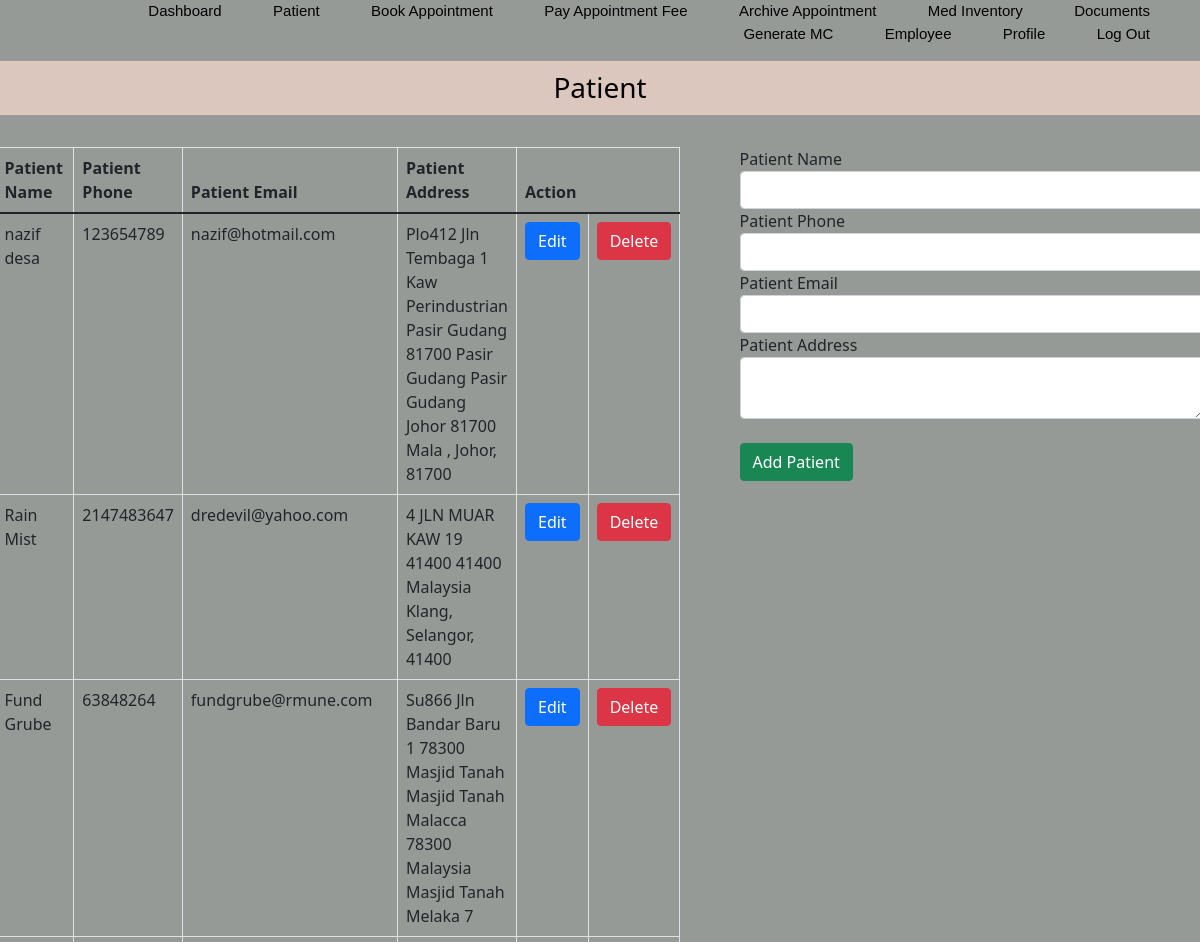
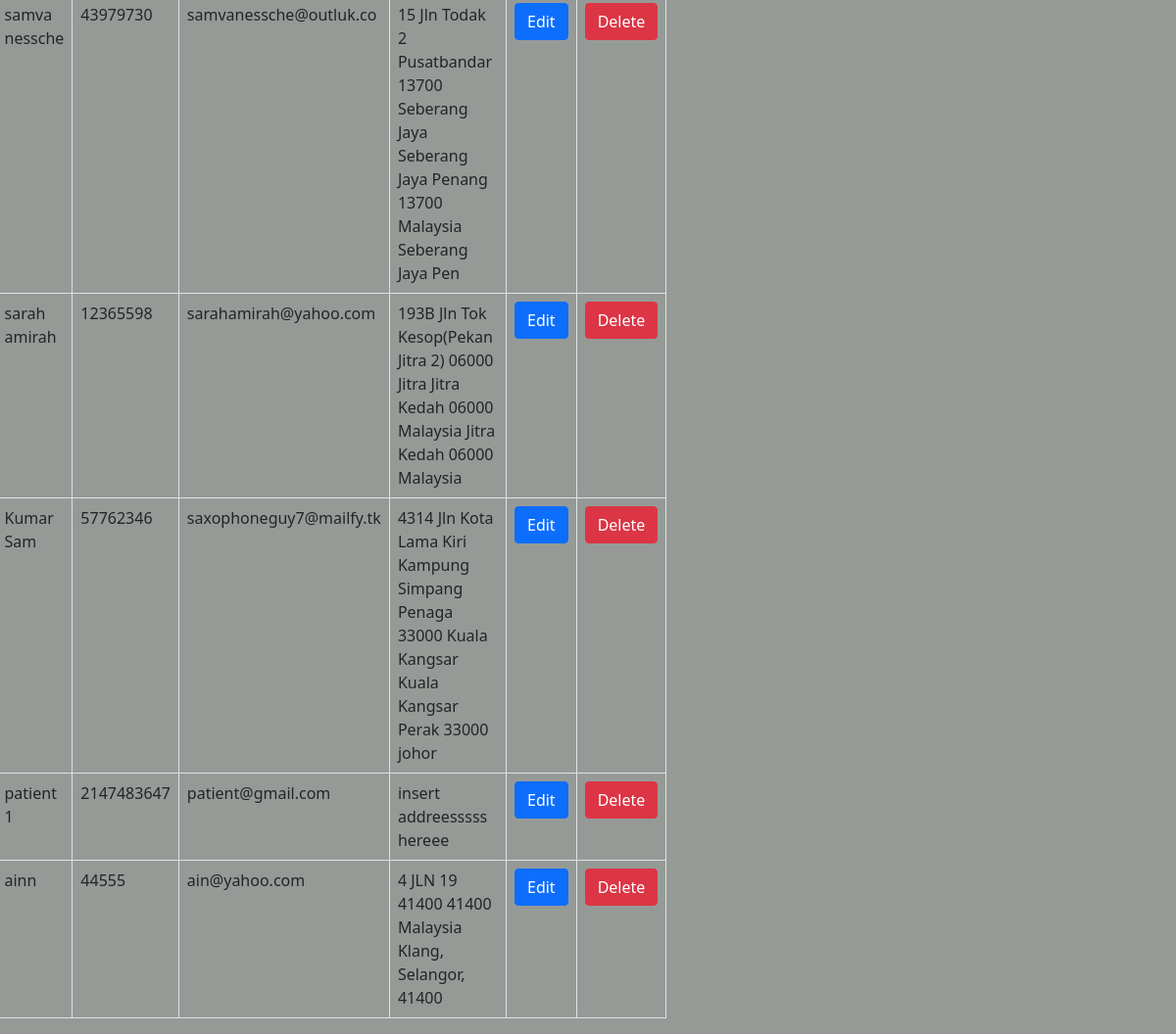
/Clinic/patientadmin.php, run on the app's committed database (2 pictures, top to bottom).
### tables this page shows
CREATE TABLE `patient` (
  `PAT_ID` int(11) NOT NULL,
  `PAT_NAME` varchar(200) NOT NULL,
  `PAT_PHONE` int(200) NOT NULL,
  `PAT_EMAIL` varchar(200) NOT NULL,
  `PAT_ADDRESS` varchar(200) NOT NULL
);

### Clinic/func_patient.php (called while the page is built, shortened)
		?>echo "'<script>alert("Patient not added.")</script>'";<?php
$PAT_NAME = "";
$PAT_PHONE = "";
$PAT_EMAIL = "";
$update = false;
?>

### Clinic/patientadmin.php (the view, shortened to what this page needs)
<?php include("connect.php");
      include("func_patient.php"); ?>
<!DOCTYPE html>
<html lang="en" dir="ltr">
  <head>
    <?php include("headeradmin.php"); ?>
    <link rel="stylesheet" href="style.css">
  </head>
  <body id="body">
    <center><h3 id="myHeader">Patient</h3></center>
    <br>
  <?php
    $sql = "SELECT * FROM patient";
    $result = mysqli_query($conn,$sql);
     ?>
    <div class="container">
      <div class="col-md-12 d-flex justify-content-center">
        <div class="col-md-8">
          <div class="col-md-11">
          <table id = "table" class = "table table-bordered">
            <thead>
              <tr>
                <th>Patient Name</th>
                <th>Patient Phone</th>
                <th>Patient Email</th>
                <th>Patient Address</th>
                <th colspan="2">Action</th>
              </tr>
            </thead>
            <tbody>
              <?php
              while ($row = $result->fetch_array()){?>
                <tr>
                  <td><?php echo $row["PAT_NAME"]; ?></td>
                  <td><?php echo $row["PAT_PHONE"]; ?></td>
                  <td><?php echo $row["PAT_EMAIL"]; ?></td>
                  <td><?php echo $row["PAT_ADDRESS"];?></td>
                  <td><a class = "btn btn-primary" href="patientadmin.php?edit=<?php echo $row['PAT_ID'];?>" class="update_pat_btn"><i class = "glyphicon glyphicon-remove"></i>Edit</a></td>
                  <td><a class = "btn btn-danger" onclick = "confirmationDelete(this); return false;" href="admin_func_patient.php?delpat=<?php echo $row['PAT_ID'];?>" ><i class = "glyphicon glyphicon-remove"></i>Delete</a></td>
                </tr>
              <?php } ?>
            </tbody>
          </table>
          </div>
        </div>
        <div class = "col-md-5">
          <form class="" action="admin_func_patient.php" method="POST">
              <label>Patient Name</label>
              <input type="text" name="PAT_NAME" value="<?php echo $PAT_NAME; ?>" class="form-control" required>
              <label>Patient Phone</label>
              <input type="number" name="PAT_PHONE" value="<?php echo $PAT_PHONE; ?>" class="form-control" required>
              <label>Patient Email</label>
              <input type="email" name="PAT_EMAIL" value="<?php echo $PAT_EMAIL; ?>" class="form-control" required>
              <label>Patient Address</label>
              <textarea name="PAT_ADDRESS" class="form-control" required><?php echo $PAT_ADDRESS; ?></textarea>
            <br>
              <?php if ($update == false){ ?>
                <input type="submit" name="add_pat_btn" class="btn btn-success btn-block" value="Add Patient">
            <?php } else{ ?>
              <input type="submit" name="update_pat_btn" class="btn btn-info btn-block" value="Update Patient">
            <?php } ?>
          </form>
        </div>
      </div>
    </div>
  </body>
</html>

### Clinic/style.css (style rules this page uses)
* { margin: 0; padding: 0; box-sizing: border-box; }
a { text-decoration: none; color: palevioletred; font-size: 10px; }

### Clinic/headeradmin.php (style rules this page uses)
#myHeader { background-color: #DCC7BE; color: black; padding:10px; text-align: center; }

### Clinic/patientadmin.php (style rules this page uses)
body { background-color: #969A97; }

### data on the page
patient: PAT_NAME "nazif desa", PAT_PHONE "123654789", PAT_EMAIL "nazif@hotmail.com", PAT_ADDRESS "Plo412 Jln Tembaga 1 Kaw Perindustrian Pasir Gudang 81700 Pasir Gudang Pasir Gudang Johor 81700 Mala , Johor, 81700"
patient: PAT_NAME "Rain Mist", PAT_PHONE "2147483647", PAT_EMAIL "dredevil@yahoo.com", PAT_ADDRESS "4 JLN MUAR KAW 19 41400 41400 Malaysia Klang, Selangor, 41400"
patient: PAT_NAME "Fund Grube", PAT_PHONE "63848264", PAT_EMAIL "fundgrube@rmune.com", PAT_ADDRESS "Su866 Jln Bandar Baru 1 78300 Masjid Tanah Masjid Tanah Malacca 78300 Malaysia Masjid Tanah Melaka 7"
patient: PAT_NAME "samva nessche", PAT_PHONE "43979730", PAT_EMAIL "samvanessche@outluk.co", PAT_ADDRESS "15 Jln Todak 2 Pusatbandar 13700 Seberang Jaya Seberang Jaya Penang 13700 Malaysia Seberang Jaya Pen"
patient: PAT_NAME "sarah amirah", PAT_PHONE "12365598", PAT_EMAIL "sarahamirah@yahoo.com", PAT_ADDRESS "193B Jln Tok Kesop(Pekan Jitra 2) 06000 Jitra Jitra Kedah 06000 Malaysia Jitra Kedah 06000 Malaysia"
patient: PAT_NAME "Kumar Sam", PAT_PHONE "57762346", PAT_EMAIL "saxophoneguy7@mailfy.tk", PAT_ADDRESS "4314 Jln Kota Lama Kiri Kampung Simpang Penaga 33000 Kuala Kangsar Kuala Kangsar Perak 33000 johor"
patient: PAT_NAME "patient 1", PAT_PHONE "2147483647", PAT_EMAIL "patient@gmail.com", PAT_ADDRESS "insert addreesssss hereee"
patient: PAT_NAME "ainn", PAT_PHONE "44555", PAT_EMAIL "ain@yahoo.com", PAT_ADDRESS "4 JLN 19 41400 41400 Malaysia Klang, Selangor, 41400"
